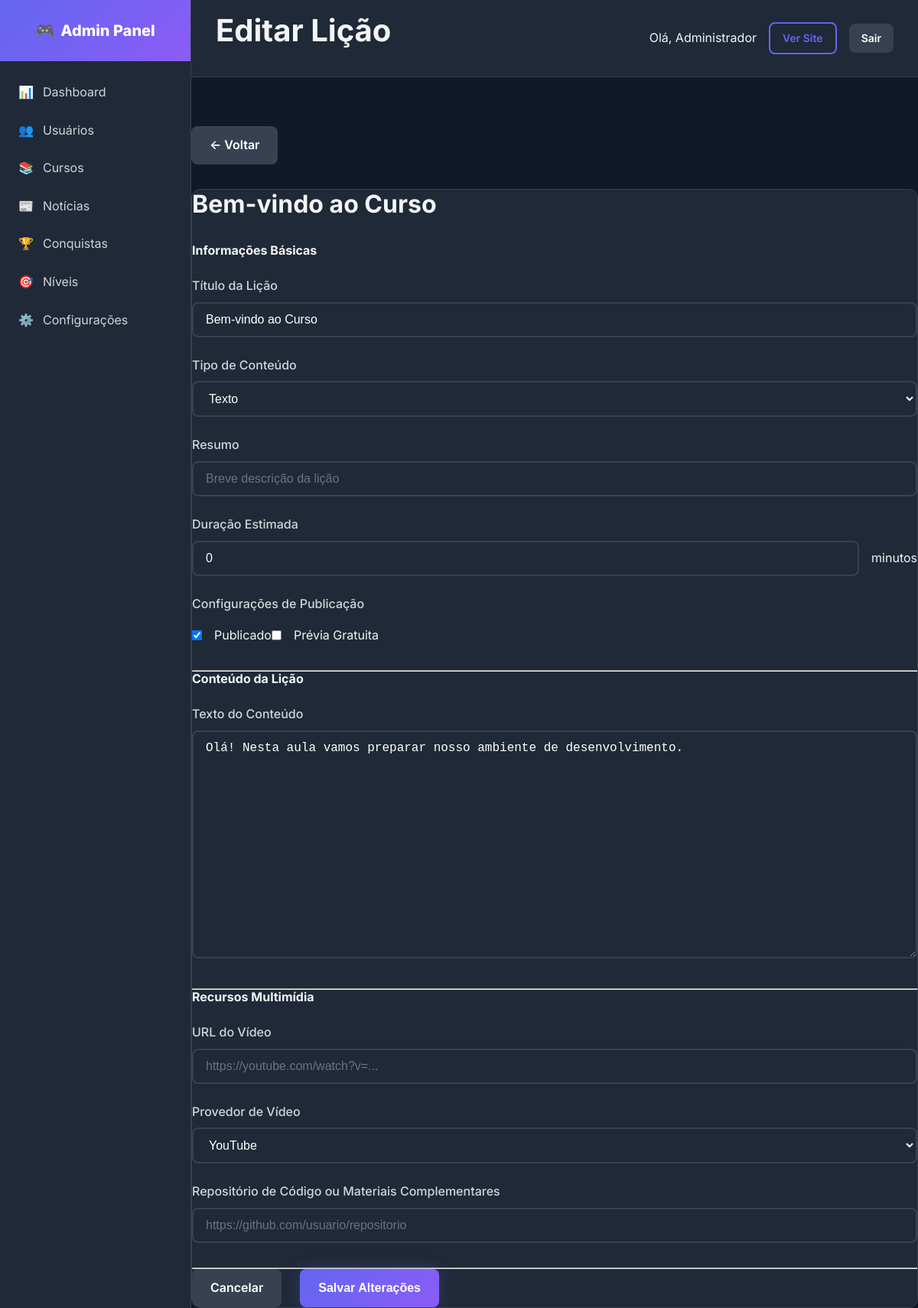
The page /admin/lesson-edit.php?id=1 (signed in) on the database its author committed.
### tables this page shows
CREATE TABLE `users` (
    `id`                        INT UNSIGNED       NOT NULL AUTO_INCREMENT,
    `name`                      VARCHAR(100)       NOT NULL                          COMMENT 'Nome de exibição',
    `full_name`                 VARCHAR(200)       DEFAULT NULL                      COMMENT 'Nome completo',
    `first_name`                VARCHAR(100)       DEFAULT NULL                      COMMENT 'Primeiro nome',
    `last_name`                 VARCHAR(100)       DEFAULT NULL                      COMMENT 'Sobrenome',
    `username`                  VARCHAR(50)        NOT NULL                          COMMENT 'Username único',
    `email`                     VARCHAR(150)       NOT NULL                          COMMENT 'Email único para login',
    `password`                  VARCHAR(255)       NOT NULL                          COMMENT 'Hash bcrypt da senha',
    `role`                      ENUM('student','instructor','admin','super_admin')
                                                   NOT NULL DEFAULT 'student'        COMMENT 'Papel do usuário',
    `avatar`                    VARCHAR(500)       DEFAULT NULL                      COMMENT 'URL da foto de perfil',
    `bio`                       TEXT               DEFAULT NULL                      COMMENT 'Biografia',
    `phone`                     VARCHAR(20)        DEFAULT NULL                      COMMENT 'Telefone com DDD',
    `website`                   VARCHAR(255)       DEFAULT NULL                      COMMENT 'Site pessoal',
    `social_github`             VARCHAR(255)       DEFAULT NULL,
    `social_linkedin`           VARCHAR(255)       DEFAULT NULL,
    `social_twitter`            VARCHAR(255)       DEFAULT NULL,
    `social_youtube`            VARCHAR(255)       DEFAULT NULL,
    `specialization`            VARCHAR(255)       DEFAULT NULL                      COMMENT 'Área de especialização',
    `total_points`              INT UNSIGNED       NOT NULL DEFAULT 0                COMMENT 'Cache pontos gamificação',
    `xp_total`                  INT UNSIGNED       NOT NULL DEFAULT 0                COMMENT 'XP total do usuário',
    `coins`                     INT UNSIGNED       NOT NULL DEFAULT 0                COMMENT 'Moedas do usuário',
    `level`                     INT UNSIGNED       NOT NULL DEFAULT 1                COMMENT 'Nível atual do usuário',
    `streak_days`               INT UNSIGNED       NOT NULL DEFAULT 0                COMMENT 'Dias seguidos de atividade',
    `last_activity`             DATE               DEFAULT NULL                      COMMENT 'Data da última atividade',
    `email_verified_at`         TIMESTAMP          NULL DEFAULT NULL,
    `email_verification_token`  VARCHAR(100)       DEFAULT NULL,
    `password_reset_token`      VARCHAR(100)       DEFAULT NULL,
    `password_reset_expires`    TIMESTAMP          NULL DEFAULT NULL,
    `two_factor_secret`         VARCHAR(255)       DEFAULT NULL,
    `two_factor_enabled`        TINYINT(1)         NOT NULL DEFAULT 0,
    `last_login_at`             TIMESTAMP          NULL DEFAULT NULL,
    `last_login_ip`             VARCHAR(45)        DEFAULT NULL,
    `is_active`                 TINYINT(1)         NOT NULL DEFAULT 1,
    `status`                    ENUM('active','inactive','banned','pending')
                                                   NOT NULL DEFAULT 'active'        COMMENT 'Status do usuário',
    `preferences`               JSON               DEFAULT NULL,
    `created_at`                TIMESTAMP          NOT NULL DEFAULT CURRENT_TIMESTAMP,
    `updated_at`                TIMESTAMP          NOT NULL DEFAULT CURRENT_TIMESTAMP ON UPDATE CURRENT_TIMESTAMP,

    PRIMARY KEY (`id`),
    UNIQUE KEY `uk_users_email` (`email`),
    UNIQUE KEY `uk_users_username` (`username`),
    KEY `idx_users_role` (`role`),
    KEY `idx_users_active` (`is_active`),
    KEY `idx_users_status` (`status`),
    KEY `idx_users_created` (`created_at`),
    KEY `idx_users_points` (`total_points` DESC)
);

CREATE TABLE `course_lessons` (
    `id`               INT UNSIGNED     NOT NULL AUTO_INCREMENT,
    `module_id`        INT UNSIGNED     NOT NULL,
    `course_id`        INT UNSIGNED     NOT NULL,
    `title`            VARCHAR(255)     NOT NULL,
    `summary`          VARCHAR(500)     DEFAULT NULL,
    `slug`             VARCHAR(280)     NOT NULL,
    `content_type`     ENUM('video','text','quiz','assignment','download','live','interactive')
                                        NOT NULL DEFAULT 'video',
    `content`          LONGTEXT         DEFAULT NULL,
    `video_url`        VARCHAR(500)     DEFAULT NULL,
    `video_provider`   ENUM('youtube','vimeo','bunny','wistia','self_hosted','other') DEFAULT NULL,
    `video_duration`   INT UNSIGNED     NOT NULL DEFAULT 0,
    `video_thumbnail`  VARCHAR(500)     DEFAULT NULL,
    `xp_reward`        INT UNSIGNED     NOT NULL DEFAULT 10,
    `coin_reward`      INT UNSIGNED     NOT NULL DEFAULT 1,
    `attachments`      JSON             DEFAULT NULL,
    `resources`        JSON             DEFAULT NULL,
    `sort_order`       INT              NOT NULL DEFAULT 0,
    `is_free_preview`  TINYINT(1)       NOT NULL DEFAULT 0,
    `is_published`     TINYINT(1)       NOT NULL DEFAULT 1,
    `is_mandatory`     TINYINT(1)       NOT NULL DEFAULT 1,
    `completion_rule`  ENUM('video_watched','content_read','quiz_passed','manual')
                                        NOT NULL DEFAULT 'video_watched',
    `created_at`       TIMESTAMP        NOT NULL DEFAULT CURRENT_TIMESTAMP,
    `updated_at`       TIMESTAMP        NOT NULL DEFAULT CURRENT_TIMESTAMP ON UPDATE CURRENT_TIMESTAMP,

    PRIMARY KEY (`id`),
    UNIQUE KEY `uk_lessons_slug_course` (`course_id`, `slug`),
    KEY `idx_lessons_module_order` (`module_id`, `sort_order`),
    CONSTRAINT `fk_lessons_module` FOREIGN KEY (`module_id`)
        REFERENCES `course_modules` (`id`) ON DELETE CASCADE ON UPDATE CASCADE,
    CONSTRAINT `fk_lessons_course` FOREIGN KEY (`course_id`)
        REFERENCES `courses` (`id`) ON DELETE CASCADE ON UPDATE CASCADE
);

### includes/functions.php (called while the page is built, shortened)
<?php
if (!function_exists('url')) {
    function url(string $path = ''): string {
        $baseUrl = defined('BASE_URL') ? BASE_URL : 'http://localhost/gamedev-academy/';
        return rtrim($baseUrl, '/') . '/' . ltrim($path, '/');
    }
}
if (!function_exists('asset')) {
    function asset(string $path): string {
        $path = ltrim($path, '/');
        $protocol = (!empty($_SERVER['HTTPS']) && $_SERVER['HTTPS'] === 'on') ? 'https://' : 'http://';
        $host = $_SERVER['HTTP_HOST'] ?? 'localhost';
        $scriptName = $_SERVER['SCRIPT_NAME'];
        $pathParts = explode('/', trim($scriptName, '/'));
        $projectFolder = $pathParts[0] ?? '';
        if (!empty($projectFolder) && $projectFolder !== 'index.php') {
            return $protocol . $host . '/' . $projectFolder . '/assets/' . $path;
        }
        return $protocol . $host . '/assets/' . $path;
    }
}
if (!function_exists('escape')) {
    function escape(?string $string): string {
        return htmlspecialchars($string, ENT_QUOTES | ENT_HTML5, 'UTF-8');
    }
}
?>

### classes/Database.php (called while the page is built, shortened)
<?php
class Database {
    private static $instance = null;
    private $pdo;
    private function __construct() {
        try {
            $dsn = "mysql:host=" . DB_HOST . ";dbname=" . DB_NAME . ";charset=" . DB_CHARSET;
            $options = [
                PDO::ATTR_ERRMODE => PDO::ERRMODE_EXCEPTION,
                PDO::ATTR_DEFAULT_FETCH_MODE => PDO::FETCH_ASSOC,
                PDO::ATTR_EMULATE_PREPARES => false,
            ];
            $this->pdo = new PDO($dsn, DB_USER, DB_PASS, $options);
        } catch (PDOException $e) {
            die("Erro de conexão: " . $e->getMessage());
        }
    }
    public static function getInstance(): self {
        if (self::$instance === null) {
            self::$instance = new self();
        }
        return self::$instance;
    }
    public function query(string $sql, array $params = []): PDOStatement {
        $stmt = $this->pdo->prepare($sql);
        $stmt->execute($params);
        return $stmt;
    }
    public function fetch(string $sql, array $params = []): ?array {
        return $this->query($sql, $params)->fetch() ?: null;
    }
}

### classes/Auth.php (called while the page is built, shortened)
<?php
require_once __DIR__ . '/Database.php';
require_once __DIR__ . '/User.php';
class Auth {
    private $user;
    public function __construct() {
        $this->user = new User();
    }
    public function isLoggedIn(): bool {
        if (isset($_SESSION['user_id'])) {
            return true;
        }
        return false;
    }
    public function getCurrentUser(): ?array {
        return $this->user->find($_SESSION['user_id']);
    }
}

### classes/User.php (called while the page is built, shortened)
<?php
class User {
    private $db;
    public function __construct() {
        $this->db = Database::getInstance();
    }
    public function find(int $id): ?array {
        return $this->db->fetch("SELECT * FROM users WHERE id = ?", [$id]);
    }
}

### admin/lesson-edit.php (the view, shortened to what this page needs)
<?php
$pageTitle = 'Editar Lição';
include 'includes/header.php';
$db = Database::getInstance();
$id = intval($_GET['id'] ?? 0);
$moduleId = intval($_GET['module_id'] ?? 0);
$courseId = intval($_GET['course_id'] ?? 0);
$lesson = $db->fetch("SELECT * FROM course_lessons WHERE id = ?", [$id]);
?>
<div class="mb-4">
    <a href="<?= url('admin/lessons.php?module_id=' . $moduleId . '&course_id=' . $courseId) ?>" class="btn btn-secondary">← Voltar</a>
</div>
<div class="card p-4" style="max-width: 1200px; margin: 0 auto;">
    <div class="mb-4">
        <h2><?= escape($lesson['title']) ?></h2>
    </div>
    <form method="POST">
        <div class="mb-4">
            <h5 class="mb-3">Informações Básicas</h5>
            <div class="row">
                <div class="col-md-9 mb-3">
                    <label class="form-label">Título da Lição</label>
                    <input type="text" name="title" class="form-control" value="<?= escape($lesson['title']) ?>" required>
                </div>
                <div class="col-md-3 mb-3">
                    <label class="form-label">Tipo de Conteúdo</label>
                    <select name="content_type" class="form-control">
                        <?php
                        $types = ['text'=>'Texto','video'=>'Vídeo','quiz'=>'Quiz','exercise'=>'Exercício','project'=>'Projeto','live'=>'Live','download'=>'Download'];
                        foreach ($types as $k=>$v): ?>
                            <option value="<?= $k ?>" <?= ($lesson['content_type'] ?? 'text') === $k ? 'selected' : '' ?>><?= $v ?></option>
                        <?php endforeach; ?>
                    </select>
                </div>
            </div>
            <div class="mb-3">
                <label class="form-label">Resumo</label>
                <input type="text" name="summary" class="form-control" value="<?= escape($lesson['summary'] ?? '') ?>" placeholder="Breve descrição da lição">
            </div>
            <div class="row">
                <div class="col-md-6 mb-3">
                    <label class="form-label">Duração Estimada</label>
                    <div class="d-flex align-center gap-2">
                        <input type="number" name="duration_minutes" class="form-control" value="<?= intval($lesson['video_duration'] ?? 0) ?>" placeholder="0">
                        <span>minutos</span>
                    </div>
                </div>
                <div class="col-md-6 mb-3">
                    <label class="form-label d-block">Configurações de Publicação</label>
                    <div class="d-flex gap-4 mt-2">
                        <label class="d-flex align-center gap-2">
                            <input type="checkbox" name="is_published" <?= ($lesson['is_published'] ?? 0) ? 'checked' : '' ?>>
                            <span>Publicado</span>
                        </label>
                        <label class="d-flex align-center gap-2">
                            <input type="checkbox" name="is_free_preview" <?= ($lesson['is_free_preview'] ?? 0) ? 'checked' : '' ?>>
                            <span>Prévia Gratuita</span>
                        </label>
                    </div>
                </div>
            </div>
        </div>
        <hr class="my-4">
        <div class="mb-4">
            <h5 class="mb-3">Conteúdo da Lição</h5>
            <div class="mb-3">
                <label for="content" class="form-label">Texto do Conteúdo</label>
                <textarea class="form-control" id="content" name="content" rows="15"><?= escape($lesson['content'] ?? '') ?></textarea>
            </div>
        </div>
        <hr class="my-4">
        <div class="mb-4">
            <h5 class="mb-3">Recursos Multimídia</h5>
            <div class="row">
                <div class="col-md-7 mb-3">
                    <label class="form-label">URL do Vídeo</label>
                    <input type="text" name="video_url" class="form-control" value="<?= escape($lesson['video_url'] ?? '') ?>" placeholder="https://youtube.com/watch?v=...">
                </div>
                <div class="col-md-5 mb-3">
                    <label class="form-label">Provedor de Vídeo</label>
                    <select name="video_provider" class="form-control">
                        <?php foreach (['youtube'=>'YouTube','vimeo'=>'Vimeo','cloudflare'=>'Cloudflare','bunny'=>'Bunny','self'=>'Próprio'] as $k=>$v): ?>
                            <option value="<?= $k ?>" <?= ($lesson['video_provider'] ?? 'youtube') === $k ? 'selected' : '' ?>><?= $v ?></option>
                        <?php endforeach; ?>
                    </select>
                </div>
            </div>
            <div class="mb-3">
                <label class="form-label">Repositório de Código ou Materiais Complementares</label>
                <input type="text" name="attachment_url" class="form-control" value="<?= escape($lesson['attachment_url'] ?? '') ?>" placeholder="https://github.com/usuario/repositorio">
            </div>
        </div>
        <hr class="my-4">
        <div class="d-flex justify-end gap-3">
            <a href="<?= url('admin/lessons.php?module_id=' . $moduleId . '&course_id=' . $courseId) ?>" class="btn btn-secondary">Cancelar</a>
            <button type="submit" class="btn btn-primary">Salvar Alterações</button>
        </div>
    </form>
</div>
<?php include 'includes/footer.php'; ?>

### admin/includes/header.php (shortened to what this page needs)
<?php
require_once __DIR__ . '/../../config/database.php';
require_once __DIR__ . '/../../classes/Database.php';
require_once __DIR__ . '/../../classes/User.php';
require_once __DIR__ . '/../../classes/Auth.php';
require_once __DIR__ . '/../../classes/News.php';
require_once __DIR__ . '/../../includes/functions.php';
require_once __DIR__ . '/../../includes/editorjs-loader.php';
$auth = new Auth();
$auth->requireAdmin();
$currentUser = $auth->getCurrentUser();
?>
<!DOCTYPE html>
<html lang="pt-BR">
<head>
    <link rel="stylesheet" href="<?= asset('css/main.css') ?>">
    <link rel="stylesheet" href="<?= asset('css/admin.css') ?>">
<?php
    if (class_exists('EditorJSLoader')) {
        EditorJSLoader::renderStyles();
    }
?>
</head>
<body>
    <div class="admin-layout">
        <?php include __DIR__ . '/sidebar.php'; ?>
        <main class="admin-main">
            <div class="admin-header">
                <h1><?= $pageTitle ?? 'Dashboard' ?></h1>
                <div class="d-flex align-center gap-2">
                    <span>Olá, <?= escape($currentUser['full_name']) ?></span>
                    <a href="<?= url() ?>" class="btn btn-sm btn-outline">Ver Site</a>
                    <a href="<?= url('logout.php') ?>" class="btn btn-sm btn-secondary">Sair</a>
                </div>
            </div>
            <div class="admin-content"></div>

### rows shown on the page
users: full_name "Administrador"
course_lessons: title "Bem-vindo ao Curso", content_type "Texto", duration_minutes "0", is_published "☑", content "Olá! Nesta aula vamos preparar nosso ambiente de desenvolvimento.", video_provider "YouTube"

### other values the page prints
$pageTitle "Editar Lição"
